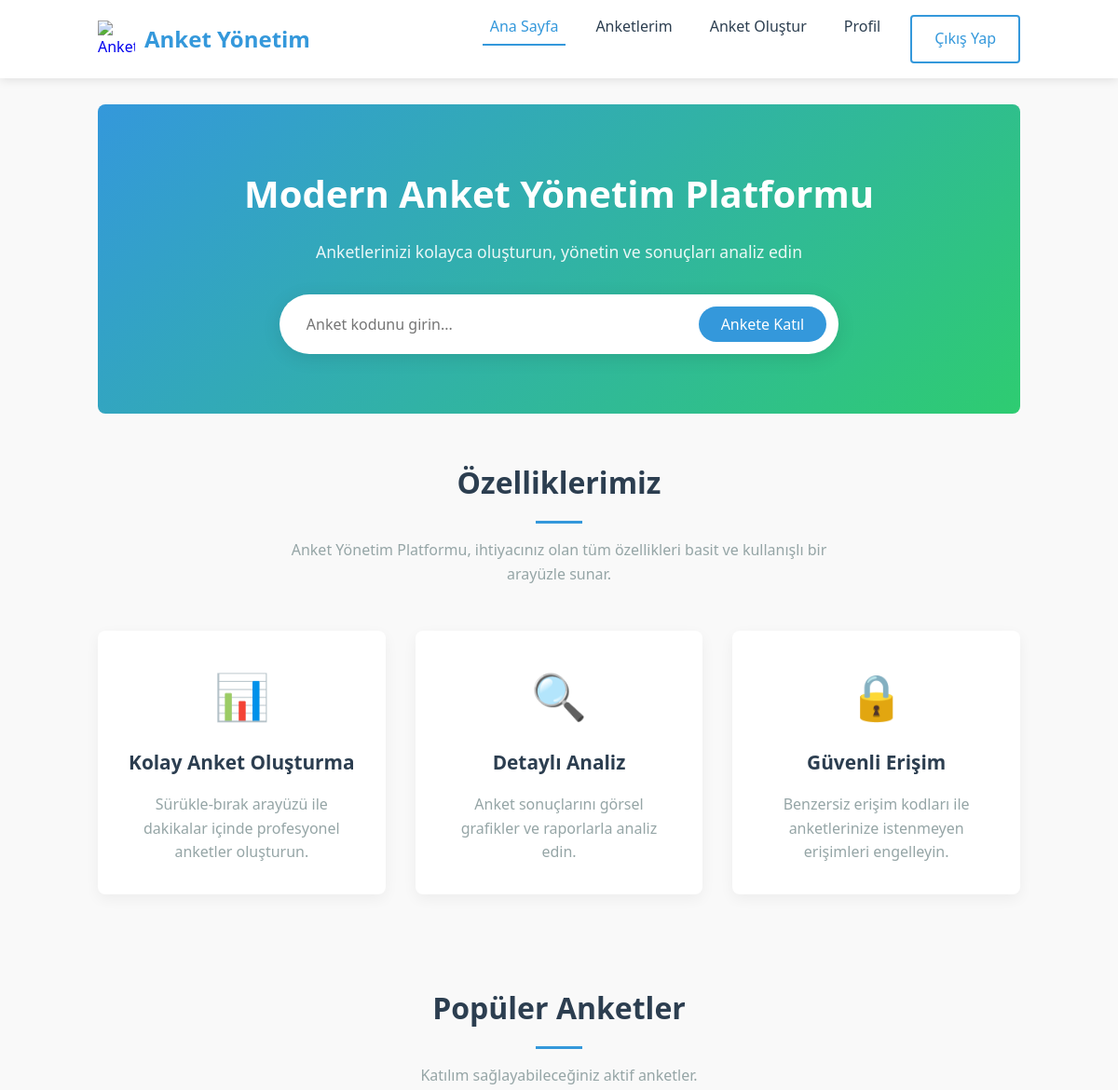
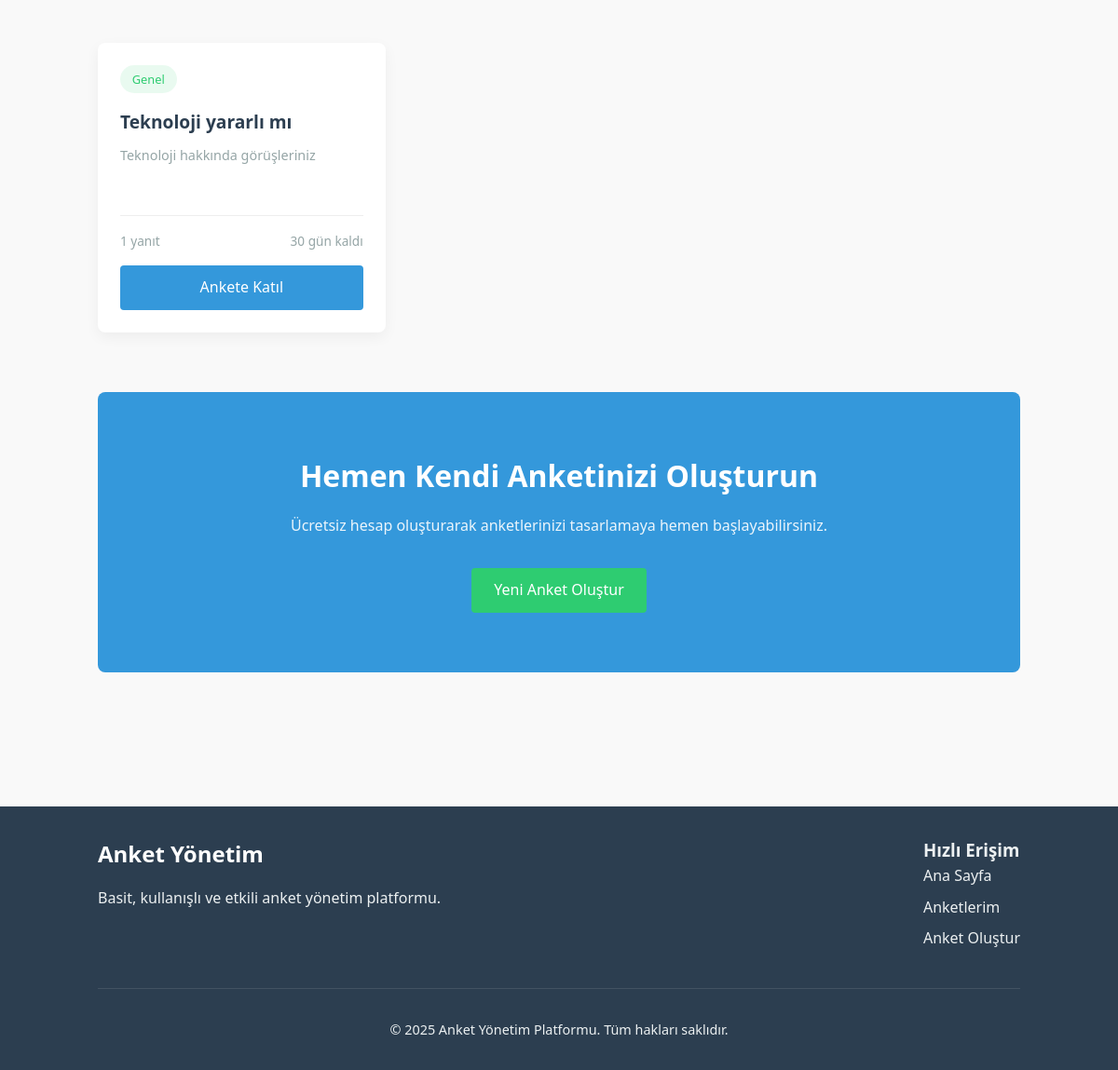
The app's page / (signed in) with its own data (2 pictures, top to bottom).
### surveys/models.py (models this page shows, shortened)
class Survey(models.Model):
    title = models.CharField(max_length=255)
    description = models.TextField(blank=True)
    slug = models.SlugField(max_length=255, unique=True, blank=True)
    is_active = models.BooleanField(default=False)
    created_at = models.DateTimeField(auto_now_add=True)
    updated_at = models.DateTimeField(auto_now=True)
    created_by = models.ForeignKey(User, on_delete=models.CASCADE, related_name='surveys')
    access_code = models.CharField(max_length=20, unique=True, blank=True)

### surveys/views.py (the view)
# urls.py: path('', views.index, name='index'),
def index(request):
    active_surveys = Survey.objects.filter(is_active=True).order_by('-created_at')[:6]
    popular_surveys = []
    for survey in active_surveys:
        survey_data = {
            'id': survey.id,
            'slug': survey.slug,
            'title': survey.title,
            'description': survey.description,
            'category': 'Genel',  # Gerçek uygulamada kategori bilgisi eklenebilir
            'responses_count': survey.responses.count(),
            'time_remaining': 30,  # Örnek değer, gerçek bir hesaplama eklenebilir
        }
        popular_surveys.append(survey_data)
    return render(request, 'surveys/index.html', {
        'active_surveys': active_surveys,
        'popular_surveys': popular_surveys
    })

### surveys/templates/surveys/index.html (shortened to what this page needs)
{% extends 'base.html' %}
{% block content %}
<section class="hero" style="background: linear-gradient(135deg, #3498db 0%, #2ecc71 100%); padding: 4rem 0; border-radius: 8px; text-align: center; color: white; margin-bottom: 3rem;">
    <div class="hero-content">
        <h1 style="font-size: 2.5rem; margin-bottom: 1rem;">Modern Anket Yönetim Platformu</h1>
        <p style="font-size: 1.1rem; margin-bottom: 2rem; opacity: 0.9;">Anketlerinizi kolayca oluşturun, yönetin ve sonuçları analiz edin</p>
        <div style="background-color: var(--white-color); padding: 0.8rem; border-radius: 50px; width: 80%; max-width: 600px; margin: 0 auto; display: flex; box-shadow: 0 4px 20px rgba(0, 0, 0, 0.1);">
            <input type="text" placeholder="Anket kodunu girin..." style="flex: 1; border: none; padding: 0.5rem 1rem; font-size: 1rem; outline: none;">
            <button style="background-color: var(--primary-color); color: var(--white-color); border: none; border-radius: 50px; padding: 0.5rem 1.5rem; font-size: 1rem; cursor: pointer; transition: background-color 0.3s;">Ankete Katıl</button>
        </div>
    </div>
</section>
<section style="margin-bottom: 4rem;">
    <div style="text-align: center; margin-bottom: 3rem;">
        <h2 style="font-size: 2rem; color: var(--dark-color); margin-bottom: 1rem; position: relative; display: inline-block;">Özelliklerimiz</h2>
        <div style="width: 50px; height: 3px; background-color: var(--primary-color); margin: 0 auto;"></div>
        <p style="color: var(--gray-color); max-width: 600px; margin: 1rem auto 0;">Anket Yönetim Platformu, ihtiyacınız olan tüm özellikleri basit ve kullanışlı bir arayüzle sunar.</p>
    </div>
    <div style="display: grid; grid-template-columns: repeat(auto-fit, minmax(300px, 1fr)); gap: 2rem;">
        <div class="card">
            <div style="font-size: 3rem; margin-bottom: 1rem; color: var(--primary-color); text-align: center;">📊</div>
            <h3 style="font-size: 1.3rem; margin-bottom: 1rem; color: var(--dark-color); text-align: center;">Kolay Anket Oluşturma</h3>
            <p style="color: var(--gray-color); text-align: center;">Sürükle-bırak arayüzü ile dakikalar içinde profesyonel anketler oluşturun.</p>
        </div>
        <div class="card">
            <div style="font-size: 3rem; margin-bottom: 1rem; color: var(--primary-color); text-align: center;">🔍</div>
            <h3 style="font-size: 1.3rem; margin-bottom: 1rem; color: var(--dark-color); text-align: center;">Detaylı Analiz</h3>
            <p style="color: var(--gray-color); text-align: center;">Anket sonuçlarını görsel grafikler ve raporlarla analiz edin.</p>
        </div>
        <div class="card">
            <div style="font-size: 3rem; margin-bottom: 1rem; color: var(--primary-color); text-align: center;">🔒</div>
            <h3 style="font-size: 1.3rem; margin-bottom: 1rem; color: var(--dark-color); text-align: center;">Güvenli Erişim</h3>
            <p style="color: var(--gray-color); text-align: center;">Benzersiz erişim kodları ile anketlerinize istenmeyen erişimleri engelleyin.</p>
        </div>
    </div>
</section>
{% if popular_surveys %}
<section style="margin-bottom: 4rem;">
    <div style="text-align: center; margin-bottom: 3rem;">
        <h2 style="font-size: 2rem; color: var(--dark-color); margin-bottom: 1rem; position: relative; display: inline-block;">Popüler Anketler</h2>
        <div style="width: 50px; height: 3px; background-color: var(--primary-color); margin: 0 auto;"></div>
        <p style="color: var(--gray-color); max-width: 600px; margin: 1rem auto 0;">Katılım sağlayabileceğiniz aktif anketler.</p>
    </div>
    <div style="display: grid; grid-template-columns: repeat(auto-fill, minmax(280px, 1fr)); gap: 2rem;">
        {% for survey in popular_surveys %}
        <div style="background-color: var(--white-color); border-radius: 8px; overflow: hidden; box-shadow: 0 5px 15px rgba(0, 0, 0, 0.05); transition: transform 0.3s ease;">
            <div style="padding: 1.5rem;">
                <span style="display: inline-block; background-color: rgba(46, 204, 113, 0.1); color: var(--secondary-color); padding: 0.3rem 0.8rem; border-radius: 50px; font-size: 0.8rem; margin-bottom: 1rem;">{{ survey.category }}</span>
                <h3 style="font-size: 1.2rem; margin-bottom: 0.5rem; color: var(--dark-color);">{{ survey.title }}</h3>
                <p style="color: var(--gray-color); font-size: 0.9rem; margin-bottom: 1rem; height: 60px; overflow: hidden;">{{ survey.description|truncatechars:100 }}</p>
                <div style="display: flex; justify-content: space-between; color: var(--gray-color); font-size: 0.85rem; padding-top: 1rem; border-top: 1px solid #eee;">
                    <div>
                        <span>{{ survey.responses_count }} yanıt</span>
                    </div>
                    <div>
                        <span>{{ survey.time_remaining }} gün kaldı</span>
                    </div>
                </div>
                <a href="{% url 'surveys:view_survey' survey.slug %}" style="display: block; text-align: center; margin-top: 1rem; background-color: var(--primary-color); color: var(--white-color); padding: 0.7rem; border-radius: 4px; text-decoration: none; font-weight: 500;">Ankete Katıl</a>
            </div>
        </div>
        {% endfor %}
    </div>
</section>
{% endif %}
<section style="background-color: var(--primary-color); padding: 4rem 0; border-radius: 8px; text-align: center; color: white; margin-bottom: 3rem;">
    <h2 style="font-size: 2rem; margin-bottom: 1rem;">Hemen Kendi Anketinizi Oluşturun</h2>
    <p style="max-width: 600px; margin: 0 auto 2rem; opacity: 0.9;">Ücretsiz hesap oluşturarak anketlerinizi tasarlamaya hemen başlayabilirsiniz.</p>
    {% if user.is_authenticated %}
    <a href="{% url 'surveys:create_survey' %}" class="btn btn-secondary">Yeni Anket Oluştur</a>
    {% else %}
    <a href="{% url 'surveys:register' %}" class="btn btn-secondary">Hemen Kaydol</a>
    {% endif %}
</section>
{% endblock %}

### surveys/templates/base.html (style rules this page uses)
:root { --primary-color: #3498db; --primary-color-rgb: 52, 152, 219; --secondary-color: #2ecc71; --dark-color: #2c3e50; --light-color: #ecf0f1; --danger-color: #e74c3c; --warning-color: #f39c12; --gray-color: #95a5a6; --white-color: #ffffff; }
* { margin: 0; padding: 0; box-sizing: border-box; font-family: 'Segoe UI', Tahoma, Geneva, Verdana, sans-serif; }
body { background-color: #f9f9f9; color: #333; line-height: 1.6; }
.btn { display: inline-block; padding: 0.7rem 1.5rem; border-radius: 4px; font-weight: 500; text-decoration: none; cursor: pointer; transition: all 0.3s ease; border: none; font-size: 1rem; }
.btn-secondary { background-color: var(--secondary-color); color: var(--white-color); }
.card { background-color: var(--white-color); border-radius: 8px; box-shadow: 0 5px 15px rgba(0, 0, 0, 0.05); padding: 2rem; margin-bottom: 2rem; }

### records on screen
Survey: title "Teknoloji yararlı mı", description "Teknoloji hakkında görüşleriniz"

### other values on screen
{{ survey.category }} "Genel"
{{ survey.responses_count }} "1"
{{ survey.time_remaining }} "30"
